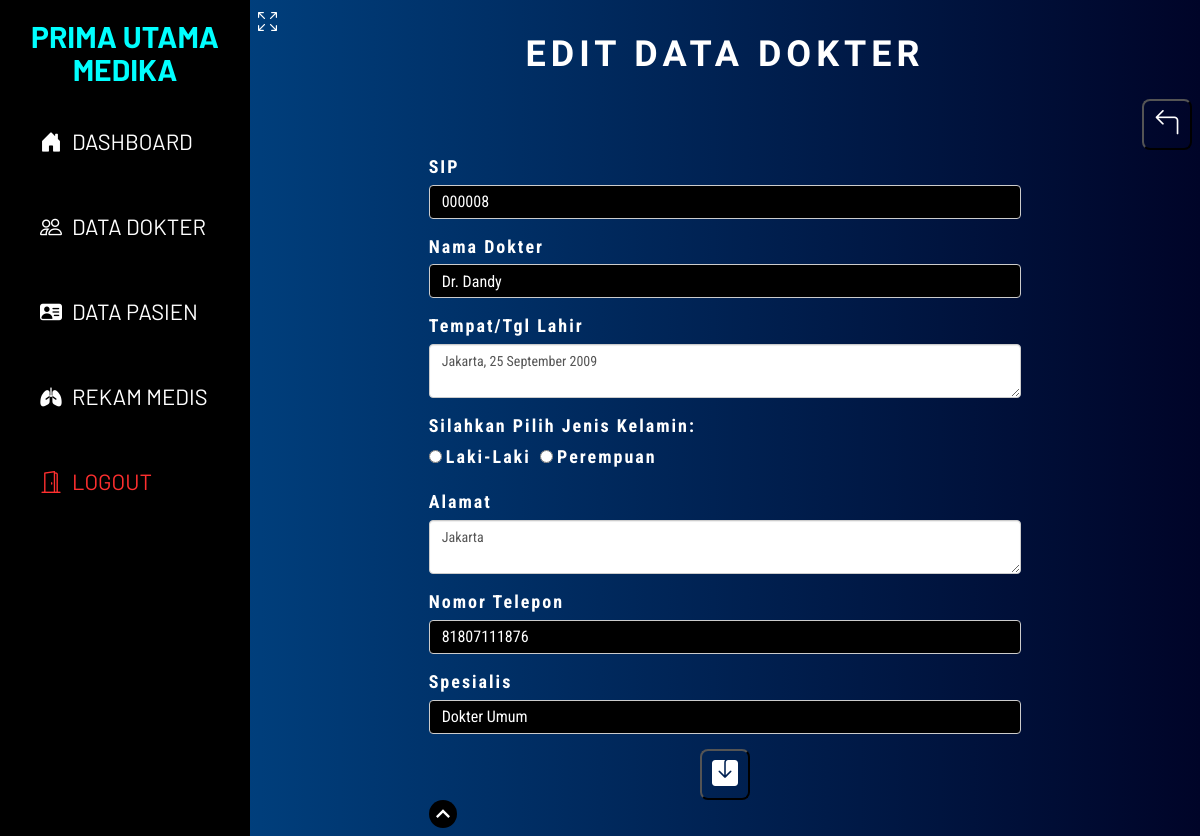
/dokter/edit.php?id=2459479d-0ca2-47d9-a16d-eca4257767db (signed in), run on the app's committed database.
### tables this page shows
CREATE TABLE `dokter` (
  `id_dokter` varchar(100) NOT NULL,
  `sip` varchar(100) NOT NULL,
  `nama_dokter` varchar(100) NOT NULL,
  `ttl` varchar(100) NOT NULL,
  `jenis_kelamin` enum('Laki-Laki','Perempuan') NOT NULL,
  `alamat` varchar(100) NOT NULL,
  `no_telp` varchar(100) NOT NULL,
  `spesialis` varchar(100) NOT NULL
);

### dokter/edit.php (the view, shortened to what this page needs)
<?php include_once('../_header.php') ?>
<!DOCTYPE html>
<html lang="en">
<head>
</head>
<body>
    <div class="row header">
        <div class="col-12">
            <div class="fullscreen">
                <a href="#menu-toggle" id="menu-toggle" data-toggle="tooltip" data-placement="right" title="Fullscreen"><i class="bi bi-arrows-fullscreen"></i></i></a>
            </div>
            <h1 class="brand">EDIT DATA DOKTER</h1>
        </div>
    </div>
    <div class="row content">
        <div class="back">
            <button data-toggle="tooltip" data-placement="left" title="Klik untuk kembali ke data dokter"><a href="data.php"><i class="bi bi-arrow-90deg-left"></i></a></button>
        </div>
        <div class="col-lg-8 col-lg-offset-2">
            <?php
            $id = @$_GET['id'];
            $sql_dokter = mysqli_query($connect, "SELECT * FROM dokter WHERE id_dokter = '$id'") or die(mysqli_error($connect));
            $data = mysqli_fetch_array($sql_dokter);
            ?>
            <form action="proses.php" method="post">
                <div class="form-group">
                    <label for="sip">SIP</label>
                    <input type="text" name="sip" id="sip" value="<?= $data['sip'] ?>" class="form-control" required autofocus>
                </div>
                <div class="form-group">
                    <label for="nama_dokter">Nama Dokter</label>
                    <input type="text" name="nama_dokter" id="nama_dokter" value="<?= $data['nama_dokter'] ?>" class="form-control" required>
                </div>
                <div class="form-group">
                    <label for="ttl">Tempat/Tgl Lahir</label>
                    <textarea name="ttl" id="ttl" class="form-control" required><?= $data['ttl']; ?></textarea>
                </div>
                <div class="form-group">
                    <label>Silahkan Pilih Jenis Kelamin: </label><br>
                    <input type="radio" name="jenis_kelamin" id="Laki-Laki" value="Laki-Laki" required />
                    <label for="Laki-Laki" style="margin-right: 5px;">Laki-Laki</label>
                    <input type="radio" name="jenis_kelamin" id="Perempuan" value="Perempuan" required />
                    <label for="Perempuan">Perempuan</label>
                </div>
                <div class="form-group">
                    <label for="alamat">Alamat</label>
                    <textarea name="alamat" id="alamat" class="form-control" required><?= $data['alamat']; ?></textarea>
                </div>
                <div class="form-group">
                    <label for="no_telp">Nomor Telepon</label>
                    <input type="number" name="no_telp" id="no_telp" value="<?= $data['no_telp'] ?>" class="form-control" required>
                </div>
                <div class="form-group">
                    <label for="spesialis">Spesialis</label>
                    <input type="text" name="spesialis" id="spesialis" value="<?= $data['spesialis'] ?>" class="form-control" required>
                </div>
                <div class="save">
                    <button type="submit" name="edit" data-toggle="tooltip" data-placement="right" title="Klik untuk edit data dokter"><i class="bi bi-save-fill"></i></button>
                </div>
            </form>
            <div class="scroll-menu">
                <a href="#" class="scroll" data-toggle="tooltip" data-placement="right" title="Back to the top"></a>
            </div>
        </div>
    </div>
</body>
</html>
<?php include_once('../_footer.php') ?>

### _header.php (style rules this page uses)
i { padding-right: 10px; }

### dokter/edit.php (style rules this page uses)
body { background: #000428; background: -webkit-linear-gradient(to right, #004e92, #000428); background: linear-gradient(to right, #004e92, #000428); color: rgb(255, 255, 255); }
.brand { display: flex; justify-content: center; font-family: 'Agdasima', sans-serif; font-weight: bold; letter-spacing: 5px; margin: 0; padding: 0; }
.fullscreen { display: flex; justify-content: flex-start; width: 19px; transition: transform 0.5s; }
.fullscreen i { font-size: 19px; color: white; }
.content { font-family: 'Roboto Condensed', sans-serif; font-size: 18px; margin-top: 24px; padding: 0; }
.back { display: flex; justify-content: end; margin-bottom: 4px; }
.back button { border-radius: 8px; padding: 5px 10px; background: none; }
.back a i { padding: 0; font-size: 26px; color: white; }
form .form-group label { letter-spacing: 2px; }
form .form-group input { background-color: black; color: white; font-size: 16px; }
.save { display: flex; justify-content: center; }
.save button { border-radius: 8px; padding: 5px 10px; background: none; }
.save i { font-size: 26px; color: white; padding: 0; }
html { scroll-behavior: smooth; }
.scroll-menu { display: flex; justify-content: flex-start; margin: 0; padding: 0; }
.scroll { width: 28px; height: 28px; cursor: pointer; border-radius: 50%; transition: transform 0.5s; }

### data on the page
dokter: sip "000008", nama_dokter "Dr. Dandy", ttl "Jakarta, 25 September 2009", alamat "Jakarta", no_telp "81807111876", spesialis "Dokter Umum"
